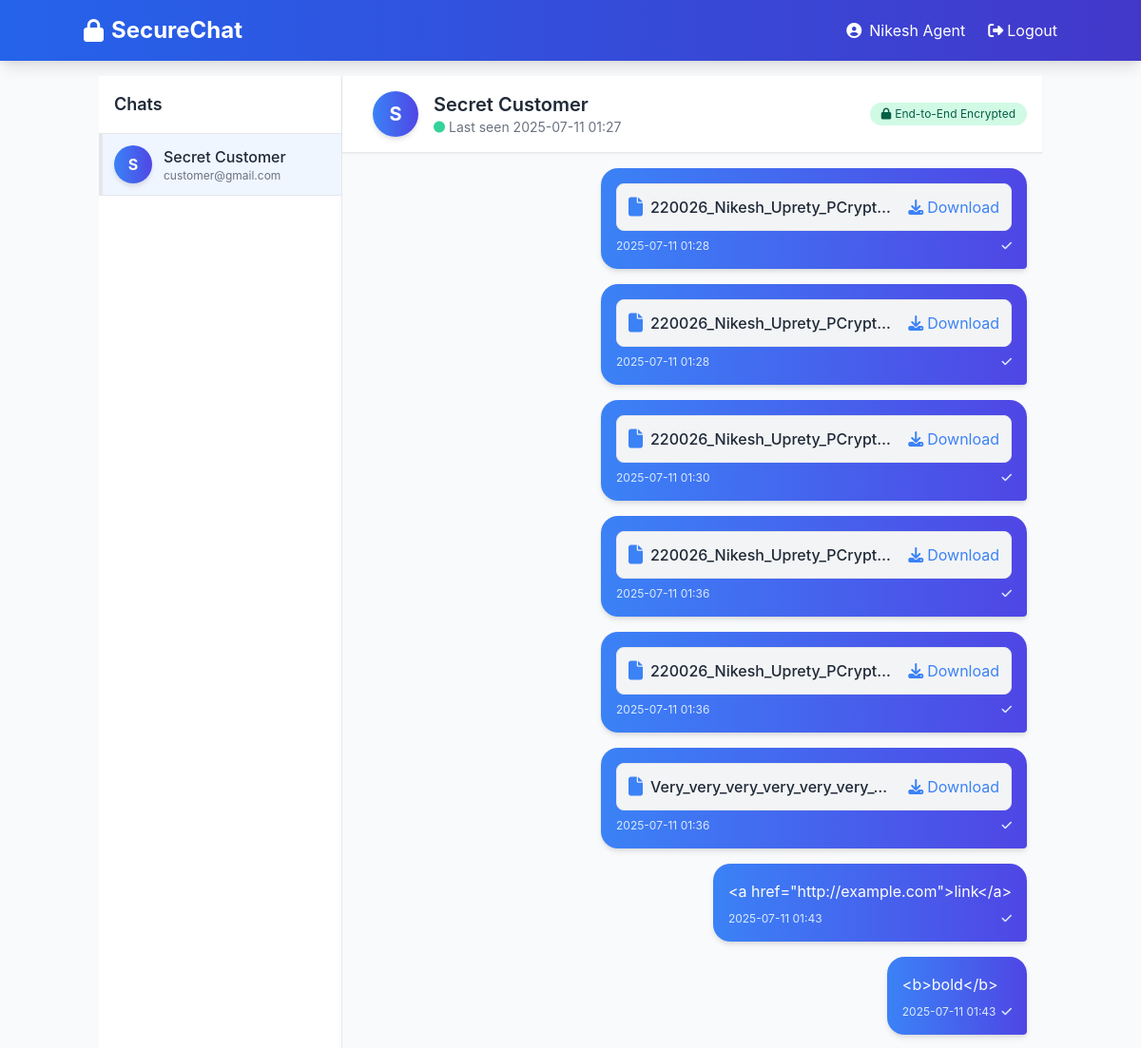
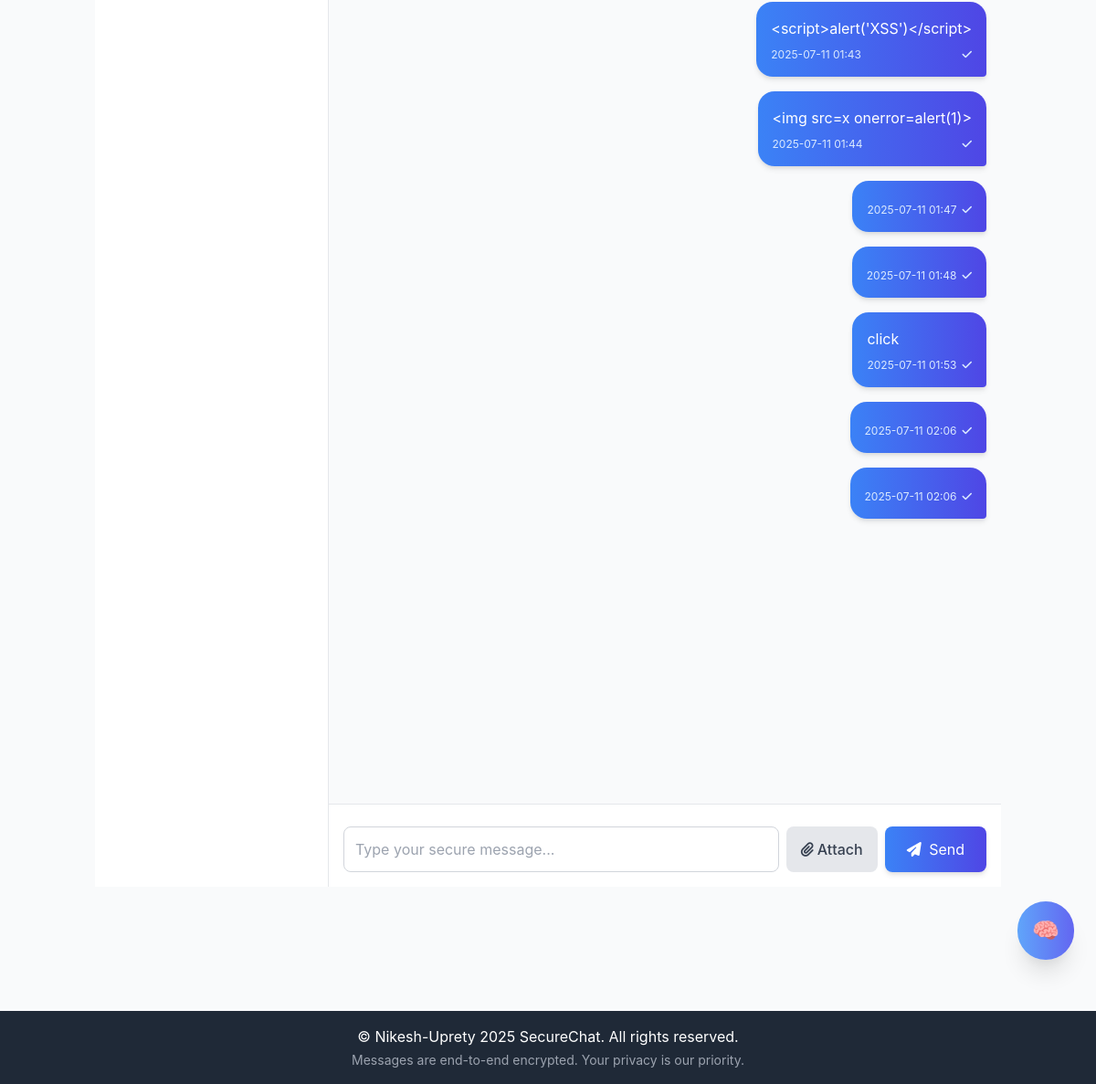
/chat/2 (signed in), run on the app's committed database (2 pictures, top to bottom).
### app/models.py (models this page shows, shortened)
class User(UserMixin, db.Model):
    id = db.Column(db.Integer, primary_key=True)
    username = db.Column(db.String(64), index=True,
                         unique=True, nullable=False)
    email = db.Column(db.String(120), index=True, unique=True, nullable=False)
    password_hash = db.Column(db.String(128), nullable=False)
    public_key = db.Column(db.Text, nullable=False)
    private_key = db.Column(db.Text, nullable=False)
    created_at = db.Column(db.DateTime, default=lambda: datetime.now())
    last_seen = db.Column(db.DateTime, default=lambda: datetime.now())
    messages_sent = db.relationship('Message',
                                    foreign_keys='Message.sender_id',
                                    backref='sender',
                                    lazy='dynamic')
    messages_received = db.relationship('Message',
                                        foreign_keys='Message.recipient_id',
                                        backref='recipient',
                                        lazy='dynamic')
    sent_requests = db.relationship('ChatRequest',
                                    foreign_keys='ChatRequest.sender_id',
                                    backref='sender',
                                    lazy='dynamic')
    received_requests = db.relationship('ChatRequest',
                                        foreign_keys='ChatRequest.recipient_id',
                                        backref='recipient',
                                        lazy='dynamic')

class Message(db.Model):
    id = db.Column(db.Integer, primary_key=True)
    sender_id = db.Column(db.Integer, db.ForeignKey('user.id'), nullable=False)
    recipient_id = db.Column(
        db.Integer, db.ForeignKey('user.id'), nullable=False)
    body = db.Column(db.Text, nullable=False)
    encrypted_body = db.Column(db.Text, nullable=False)
    signature = db.Column(db.Text, nullable=False)
    timestamp = db.Column(db.DateTime, index=True,
                          default=lambda: datetime.now())
    is_file = db.Column(db.Boolean, default=False)
    file_path = db.Column(db.String(256))
    file_signature = db.Column(db.Text)
    @property
    def formatted_timestamp(self):
        return self.timestamp.strftime('%Y-%m-%d %H:%M')
    @property
    def js_timestamp(self):
        return self.timestamp.replace(tzinfo=timezone.utc).isoformat()

### app/chat/routes.py (the view, shortened to what this page needs)
@chat_bp.route('/chat/<int:user_id>', methods=['GET', 'POST'])
@login_required
def chat(user_id):
    active_chat = ChatRequest.query.filter(
        ((ChatRequest.sender_id == current_user.id) & (ChatRequest.recipient_id == user_id)) |
        ((ChatRequest.sender_id == user_id) &
         (ChatRequest.recipient_id == current_user.id)),
        ChatRequest.status == 'accepted'
    ).first()
    if not active_chat:
        flash(
            'You need to have an accepted chat request before messaging this user.', 'error')
        return redirect(url_for('chat.index'))
    recipient = User.query.get_or_404(user_id)
    form = MessageForm()
    messages = Message.query.filter(
        ((Message.sender_id == current_user.id) & (Message.recipient_id == user_id)) |
        ((Message.sender_id == user_id) & (Message.recipient_id == current_user.id))
    ).order_by(Message.timestamp.asc()).all()
    decrypted_messages = []
    for msg in messages:
        if msg.sender_id == current_user.id:
            decrypted_body = msg.body
            signature_valid = True if not msg.body else True
        decrypted_messages.append({
            'id': msg.id,
            'sender_id': msg.sender_id,
            'body': decrypted_body,
            'formatted_timestamp': msg.formatted_timestamp,
            'js_timestamp': msg.js_timestamp,
            'is_file': msg.is_file,
            'file_path': msg.file_path,
            'signature_valid': signature_valid,
            'is_current_user': msg.sender_id == current_user.id
        })
    return render_template('chat/chat.html',
                           title=f'Chat with {recipient.username}',
                           form=form,
                           recipient=recipient,
                           messages=decrypted_messages,
                           users=User.query.filter(User.id != current_user.id).all())

### app/chat/forms.py
class MessageForm(FlaskForm):
    message = TextAreaField('Message')  # Optional
    file_data = FileField('Attach File', validators=[FileAllowed(['jpg', 'png', 'jpeg', 'gif', 'pdf', 'txt', 'doc', 'docx'])])
    submit = SubmitField('Send')

### app/models.py (called while the page is built)
@login_manager.user_loader
def load_user(id):
    return User.query.get(int(id))

### app/templates/chat/chat.html (shortened to what this page needs)
{% extends "base.html" %}
{% block content %}
<div class="flex h-screen bg-gray-50">
    <div class="w-64 bg-white border-r hidden md:block overflow-y-auto">
        <div class="p-4 border-b sticky top-0 bg-white z-10">
            <h2 class="text-lg font-semibold text-gray-800">Chats</h2>
        </div>
        <div>
            {% for user in users %}
            <a href="{{ url_for('chat.chat', user_id=user.id) }}"
                class="block p-3 hover:bg-gray-100 border-b transition-colors duration-200 {% if user.id == recipient.id %}bg-blue-50 border-l-4 border-l-blue-500{% endif %}">
                <div class="flex items-center space-x-3">
                    <div
                        class="w-10 h-10 rounded-full bg-gradient-to-r from-blue-500 to-indigo-600 flex items-center justify-center text-white font-bold shadow-md">
                        {{ user.username[0].upper() }}
                    </div>
                    <div>
                        <h3 class="font-medium text-gray-800">{{ user.username }}</h3>
                        <p class="text-xs text-gray-500 truncate">{{ user.email }}</p>
                    </div>
                </div>
            </a>
            {% endfor %}
        </div>
    </div>
    <div class="flex-1 flex flex-col h-screen">
        <div class="bg-white shadow-sm p-4 border-b flex items-center justify-between sticky top-0 z-10">
            <div class="flex items-center space-x-4">
                <div
                    class="w-12 h-12 rounded-full bg-gradient-to-r from-blue-500 to-indigo-600 flex items-center justify-center text-white text-xl font-bold shadow-md">
                    {{ recipient.username[0].upper() }}
                </div>
                <div>
                    <h1 class="text-xl font-semibold text-gray-800">{{ recipient.username }}</h1>
                    <p class="text-sm text-gray-500 flex items-center">
                        <i class="fas fa-circle text-xs mr-1 text-green-400"></i>
                        {% if recipient.last_seen %}
                        Last seen {{ recipient.last_seen.strftime('%Y-%m-%d %H:%M') }}
                        {% else %}
                        Never seen
                        {% endif %}
                    </p>
                </div>
            </div>
            <div class="flex items-center space-x-2">
                <div class="bg-green-100 text-green-800 px-3 py-1 rounded-full text-xs flex items-center">
                    <i class="fas fa-lock mr-1"></i>
                    End-to-End Encrypted
                </div>
            </div>
        </div>
        <div class="flex-1 overflow-y-auto p-4 space-y-4" id="chat-messages">
            {% for message in messages %}
            <div
                class="flex {% if message.is_current_user %}justify-end{% else %}justify-start{% endif %} message-wrapper">
                <div
                    class="max-w-md p-4 rounded-lg shadow-md {% if message.is_current_user %}bg-gradient-to-r from-blue-500 to-indigo-600 text-white message-sent{% else %}bg-white border border-gray-200 message-received{% endif %}">
                    {% if message.is_file and message.file_path %}
                    <div class="mb-2">
                        {% set file_ext = message.file_path.split('.')[-1] | lower %}
                        {% if file_ext in ['jpg', 'jpeg', 'png', 'gif'] %}
                        <div class="relative">
                            <img src="{{ url_for('chat.preview_file', message_id=message.id) }}"
                                class="max-w-full h-48 object-cover rounded-lg cursor-pointer hover:opacity-90 transition-opacity"
                                onclick="openImagePreview(this.src)">
                            <a href="{{ url_for('chat.download_file', message_id=message.id) }}"
                                class="absolute top-2 right-2 bg-white rounded-full w-8 h-8 flex items-center justify-center shadow-md hover:bg-gray-100 transition-all duration-200 hover:scale-110"
                                download>
                                <i class="fas fa-download text-gray-800"></i>
                            </a>
                        </div>
                        {% else %}
                        <div class="flex items-center justify-between p-3 bg-gray-100 rounded-lg border">
                            <div class="flex items-center space-x-2 overflow-hidden">
                                <i class="fas fa-file text-xl text-blue-500 flex-shrink-0"></i>
                                <span class="font-medium text-gray-800 truncate">
                                    {{ message.file_path.split('/')[-1] }}
                                </span>
                            </div>
                            <a href="{{ url_for('chat.download_file', message_id=message.id) }}?download=1"
                                class="text-blue-500 hover:text-blue-700 ml-4 flex-shrink-0">
                                <i class="fas fa-download mr-1"></i>Download
                            </a>                  </div>
                        {% endif %}
                    </div>
                    {% endif %}
                    {% if message.body %}
                    <p class="break-words leading-relaxed">{{ message.body }}</p>
                    {% endif %}
                    <div
                        class="mt-2 flex items-center justify-between text-xs {% if message.is_current_user %}text-blue-100{% else %}text-gray-500{% endif %}">
                        <span class="message-time">{{ message.formatted_timestamp }}</span>
                        <div class="flex items-center space-x-1">
                            {% if message.is_current_user %}
                            <div class="delivery-status">
                                <i class="fas fa-check delivery-tick" title="Delivered"></i>
                            </div>
                            {% endif %}
                        </div>
                    </div>
                </div>
            </div>
            {% endfor %}
        </div>
        <div class="border-t p-4 bg-white sticky bottom-0">
            <form id="message-form" method="POST" action="{{ url_for('chat.chat', user_id=recipient.id) }}"
                enctype="multipart/form-data">
                <div class="flex flex-col space-y-2">
                    <div class="flex space-x-2">
                        {{ form.message(class="flex-1 p-3 border border-gray-300 rounded-lg focus:outline-none
                        focus:border-blue-500 focus:ring-2 focus:ring-blue-200 transition-all duration-200 resize-none",
                        placeholder="Type your secure message...", rows="1") }}
                        <label for="file-input"
                            class="bg-gray-200 hover:bg-gray-300 text-gray-700 px-4 py-3 rounded-lg cursor-pointer flex items-center space-x-1 transition-all duration-200 hover:scale-105">
                            <i class="fas fa-paperclip"></i>
                            <span class="hidden md:inline font-medium">Attach</span>
                        </label>
                        <button type="submit" id="send-button"
                            class="bg-gradient-to-r from-blue-500 to-indigo-600 hover:from-blue-600 hover:to-indigo-700 text-white px-6 py-3 rounded-lg transition-all duration-200 hover:scale-105 shadow-md">
                            <i class="fas fa-paper-plane mr-1"></i>
                            <span class="hidden sm:inline">Send</span>
                        </button>
                    </div>
                </div>
            </form>
        </div>
    </div>
</div>
{% endblock %}

### app/templates/base.html (shortened to what this page needs)
<!DOCTYPE html>
<html lang="en">
<head>
    <link href="https://cdn.jsdelivr.net/npm/tailwindcss@2.2.19/dist/tailwind.min.css" rel="stylesheet">
    <link rel="stylesheet" href="https://cdnjs.cloudflare.com/ajax/libs/font-awesome/6.4.0/css/all.min.css">
    <link rel="stylesheet" href="{{ url_for('static', filename='css/styles.css') }}">
</head>
<body class="bg-gray-50 flex flex-col min-h-screen">
    <header class="bg-gradient-to-r from-blue-600 to-indigo-700 text-white p-4 shadow-lg">
        <div class="container mx-auto flex justify-between items-center">
            <a href="{{ url_for('chat.index') }}" class="text-2xl font-bold flex items-center">
                <i class="fas fa-lock mr-2"></i>SecureChat
            </a>
            <nav class="flex items-center space-x-6">
                {% if current_user.is_authenticated %}
                <span class="hidden md:inline-flex items-center">
                    <i class="fas fa-user-circle mr-2"></i> {{ current_user.username }}
                </span>
                <a href="{{ url_for('auth.logout') }}" class="hover:text-blue-200 transition-colors flex items-center">
                    <i class="fas fa-sign-out-alt mr-1"></i> Logout
                </a>
                {% endif %}
            </nav>
        </div>
    </header>
    <main class="container mx-auto flex-grow p-4">
        {% block content %}{% endblock %}
    </main>
    {% if current_user.is_authenticated %}
    <div class="flex justify-end w-full">
        <button id="nikugpt-btn"
            class="mb-6 mr-6 bg-gradient-to-r from-blue-400 to-indigo-500 text-white p-4 rounded-full shadow-xl hover:shadow-2xl transition-all duration-300 flex items-center z-40 text-2xl"
            title="Ask NikuGPT">
            🧠
        </button>
    </div>
    {% endif %}
    <footer class="bg-gray-800 text-white text-center p-4 mt-8">
        <p>© Nikesh-Uprety 2025 SecureChat. All rights reserved.</p>
        <p class="text-sm text-gray-400 mt-1">Messages are end-to-end encrypted. Your privacy is our priority.</p>
    </footer>
</body>
</html>

### app/static/css/styles.css (style rules this page uses)
body { font-family: 'Inter', sans-serif; background-color: #f9fafb; color: #22223b; min-height: 100vh; }
.message-wrapper { animation: messageSlideIn 0.3s ease-out; }
.message-sent { border-radius: 18px 18px 4px 18px; }
.delivery-status { display: flex; align-items: center; margin-left: 6px; }
.delivery-tick { font-size: 12px; transition: all 0.3s ease; }

### data on the page
User: username "Nikesh Agent"
User: username "S", username "Secret Customer", email "customer@gmail.com", last_seen "2025-07-11 01:27"
Message: file_path "220026_Nikesh_Uprety_PCrypt…", formatted_timestamp "2025-07-11 01:28"
Message: file_path "220026_Nikesh_Uprety_PCrypt…", formatted_timestamp "2025-07-11 01:28"
Message: file_path "220026_Nikesh_Uprety_PCrypt…", formatted_timestamp "2025-07-11 01:30"
Message: file_path "220026_Nikesh_Uprety_PCrypt…", formatted_timestamp "2025-07-11 01:36"
Message: file_path "220026_Nikesh_Uprety_PCrypt…", formatted_timestamp "2025-07-11 01:36"
Message: file_path "Very_very_very_very_very_very_…", formatted_timestamp "2025-07-11 01:36"
Message: body "<a href=\"http://example.com\">link</a>", formatted_timestamp "2025-07-11 01:43"
Message: body "<b>bold</b>", formatted_timestamp "2025-07-11 01:43"
Message: body "<script>alert('XSS')</script>", formatted_timestamp "2025-07-11 01:43"
Message: body "<img src=x onerror=alert(1)>", formatted_timestamp "2025-07-11 01:44"
Message: body "click", formatted_timestamp "2025-07-11 01:53"

### other printed values
{{ message.formatted_timestamp }} "2025-07-11 01:47" "2025-07-11 01:48" "2025-07-11 02:06" "2025-07-11 02:06"
